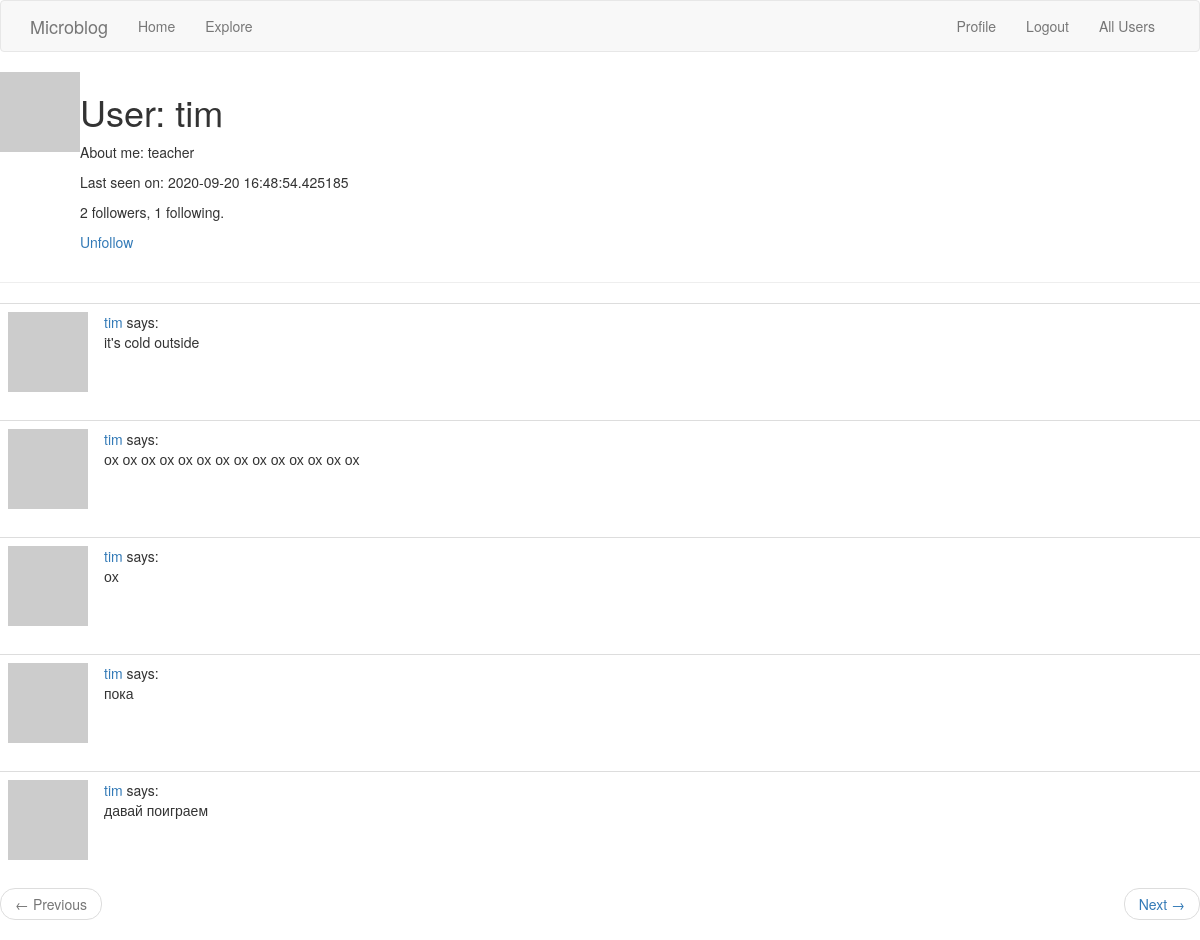
/user/tim (signed in), run on an earlier commit of the app's database.
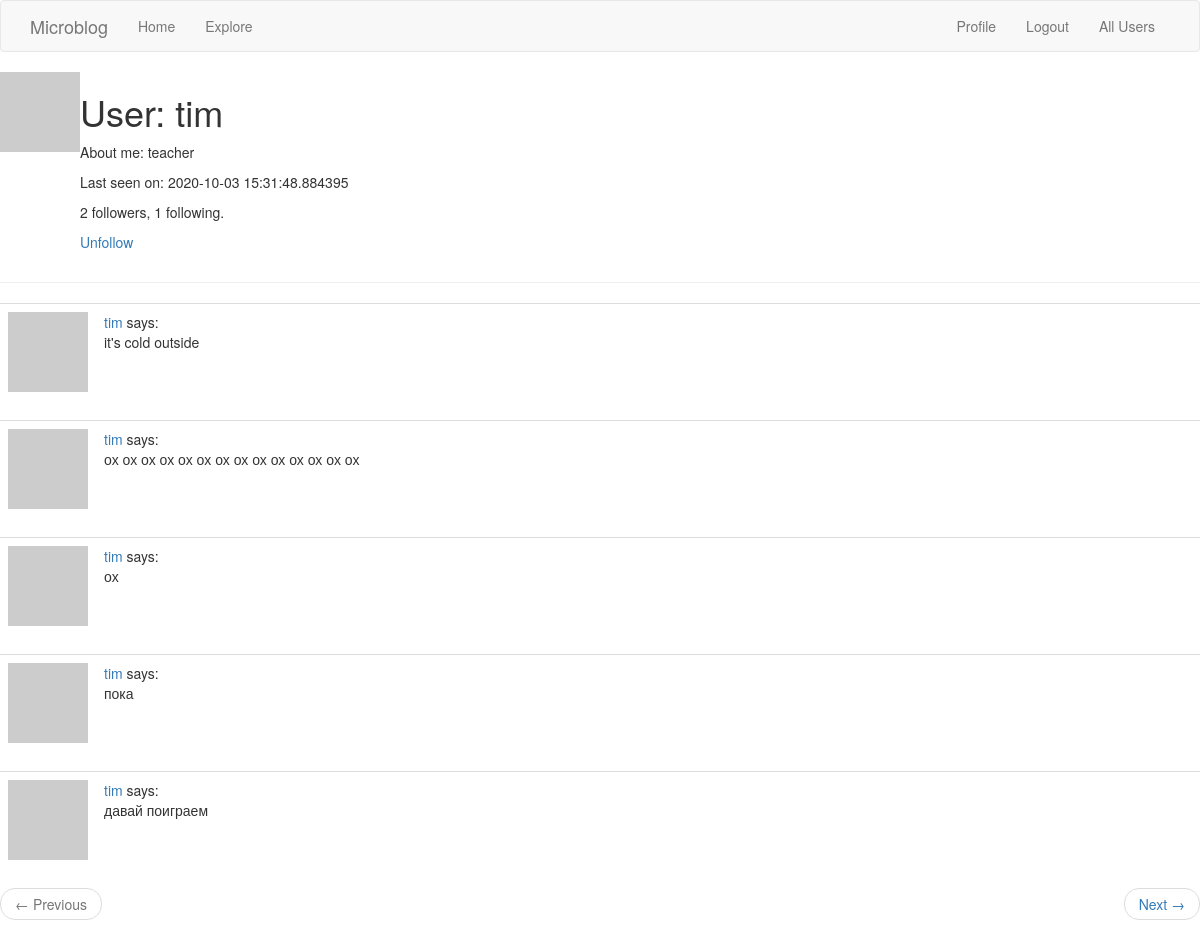
And on a later commit of the database.
### app/models.py (models this page shows, shortened)
class User(UserMixin, db.Model):
    id = db.Column(db.Integer, primary_key=True)
    username = db.Column(db.String(64), index=True, unique=True)
    email = db.Column(db.String(120), index=True, unique=True)
    password_hash = db.Column(db.String(128))
    posts = db.relationship("Post", backref="author", lazy="dynamic")
    about_me = db.Column(db.String(140))
    last_seen = db.Column(db.DateTime, default=datetime.utcnow)
    followed = db.relationship("User", secondary=followers,
                               primaryjoin=(followers.c.follower_id == id),
                               secondaryjoin=(followers.c.followed_id == id),
                               backref=db.backref("followers", lazy="dynamic"), lazy="dynamic")
    def is_following(self, user):
        return self.followed.filter(followers.c.followed_id == user.id).count() > 0
    def avatar(self, size):
        digest = md5(self.email.lower().encode("utf-8")).hexdigest()
        return "https://www.gravatar.com/avatar/{}?d=identicon&s={}".format(
            digest, size)

### app/routes.py (the view)
@appl.route("/user/<username>")
@login_required
def user(username):
    user = User.query.filter_by(username=username).first_or_404(
        description="User with username >> {} << is not found".format(username))
    page = request.args.get("page", 1, type=int)
    posts = user.posts.order_by(Post.timestamp.desc()).paginate(
        page, appl.config["POSTS_PER_PAGE"], False)
    next_url = url_for("user", username=user.username, page=posts.next_num) \
        if posts.has_next else None
    prev_url = url_for("user", username=user.username, page=posts.prev_num) \
        if posts.has_prev else None
    return render_template("user.html", user=user, posts=posts.items,
                           next_url=next_url, prev_url=prev_url)

### app/models.py (called while the page is built)
@login.user_loader
def load_user(id):
    return User.query.get(int(id))

### app/routes.py (called while the page is built)
@appl.before_request
def before_request():
    if current_user.is_authenticated:
        current_user.last_seen = datetime.utcnow()
        db.session.commit()

### app/templates/user.html
{% extends "base.html" %}
{% block app_content %}
<table>
    <tr valign="top">
        <td><img src="{{ user.avatar(128) }}"></td>
        <td><h1>User: {{ user.username }}</h1>
        {% if user.about_me %}
            <p>About me: {{ user.about_me }}</p>
        {% endif %}
        {% if user.last_seen %}
            <p>Last seen on: {{ user.last_seen }}</p>
        {% endif %}
        <p>{{ user.followers.count() }} followers, {{ user.followed.count() }} following.</p>
        {% if user == current_user %}
            <p><a href="{{ url_for('edit_profile') }}">Edit your profile</a></p>
        {% elif not current_user.is_following(user) %}
            <p><a href="{{ url_for('follow', username=user.username) }}">Follow</a></p>
        {% else %}
            <p><a href="{{ url_for('unfollow', username=user.username) }}">Unfollow</a></p>
        {% endif %}
        </td>
    </tr>
</table>
<hr>
{% for post in posts %}
    {% include "_post.html" %}
{% endfor %}
<nav aria-label="...">
    <ul class="pager">
        <li class="previous{% if not prev_url %} disabled{% endif %}">
            <a href="{{ prev_url or '#' }}">
                <span aria-hidden="true">&larr;</span> Previous
            </a>
        </li>
        <li class="next{% if not next_url %} disabled{% endif %}">
            <a href="{{ next_url or '#' }}">
                Next <span aria-hidden="true">&rarr;</span>
            </a>
        </li>
    </ul>
</nav>
{% endblock %}

What changed in the data, as far as the page shows it:
changed User "tim": last_seen "2020-09-20 16:48:54.425185" → "2020-10-03 15:31:48.884395"
